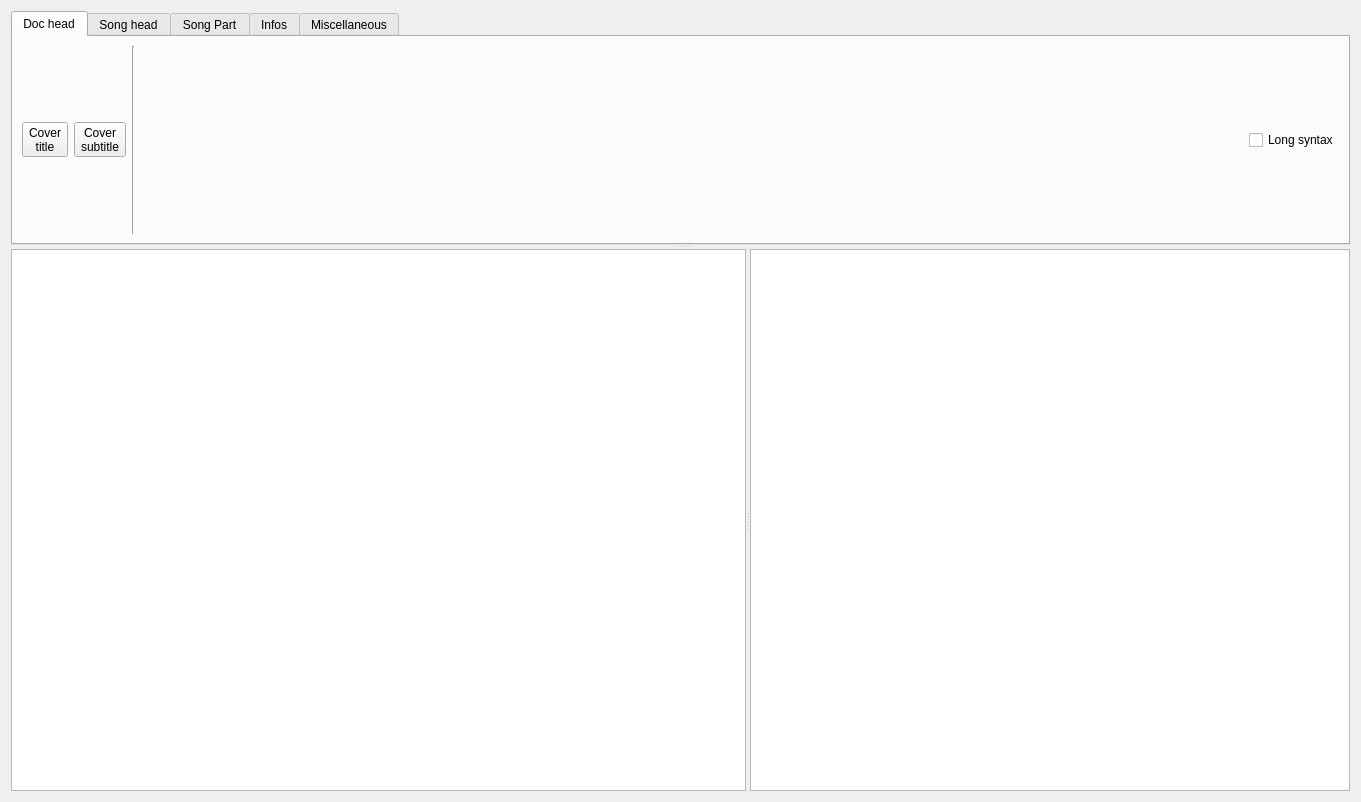
<?xml version="1.0" encoding="UTF-8"?>
<ui version="4.0">
 <class>FormEditor</class>
 <widget class="QWidget" name="FormEditor">
  <property name="geometry">
   <rect>
    <x>0</x>
    <y>0</y>
    <width>1361</width>
    <height>802</height>
   </rect>
  </property>
  <property name="windowTitle">
   <string>Form</string>
  </property>
  <layout class="QHBoxLayout" name="horizontalLayout_8">
   <item>
    <widget class="QSplitter" name="splitterVertical">
     <property name="orientation">
      <enum>Qt::Vertical</enum>
     </property>
     <widget class="QTabWidget" name="tabWidget">
      <property name="maximumSize">
       <size>
        <width>16777215</width>
        <height>16777215</height>
       </size>
      </property>
      <property name="toolTip">
       <string/>
      </property>
      <property name="currentIndex">
       <number>0</number>
      </property>
      <widget class="QWidget" name="DocHead">
       <attribute name="title">
        <string>Doc head</string>
       </attribute>
       <attribute name="toolTip">
        <string>Document header informations</string>
       </attribute>
       <layout class="QHBoxLayout" name="horizontalLayout_9">
        <item>
         <layout class="QHBoxLayout" name="horizontalLayout_4">
          <item>
           <widget class="QToolButton" name="toolButtonCT">
            <property name="toolTip">
             <string>Define a title for the booklet</string>
            </property>
            <property name="text">
             <string>Cover 
title</string>
            </property>
           </widget>
          </item>
          <item>
           <widget class="QToolButton" name="toolButtonCS">
            <property name="toolTip">
             <string>Define a subtitle for the booklet</string>
            </property>
            <property name="text">
             <string>Cover
subtitle</string>
            </property>
           </widget>
          </item>
          <item>
           <widget class="Line" name="line">
            <property name="orientation">
             <enum>Qt::Vertical</enum>
            </property>
           </widget>
          </item>
          <item>
           <spacer name="horizontalSpacer_3">
            <property name="orientation">
             <enum>Qt::Horizontal</enum>
            </property>
            <property name="sizeHint" stdset="0">
             <size>
              <width>40</width>
              <height>20</height>
             </size>
            </property>
           </spacer>
          </item>
          <item>
           <widget class="QCheckBox" name="checkBoxLongShort">
            <property name="maximumSize">
             <size>
              <width>100</width>
              <height>16777215</height>
             </size>
            </property>
            <property name="toolTip">
             <string>Long/Short notation in text</string>
            </property>
            <property name="text">
             <string>Long syntax</string>
            </property>
           </widget>
          </item>
         </layout>
        </item>
       </layout>
      </widget>
      <widget class="QWidget" name="Songhead">
       <attribute name="title">
        <string>Song head</string>
       </attribute>
       <attribute name="toolTip">
        <string>Song header informations</string>
       </attribute>
       <layout class="QHBoxLayout" name="horizontalLayout_3">
        <item>
         <layout class="QHBoxLayout" name="horizontalLayout_2">
          <item>
           <widget class="QToolButton" name="toolButtonInsertNewSong">
            <property name="toolTip">
             <string>Insert a new song in alphabetic order in the list of songs</string>
            </property>
            <property name="text">
             <string>Insert
new song</string>
            </property>
           </widget>
          </item>
          <item>
           <widget class="QToolButton" name="toolButtonT">
            <property name="toolTip">
             <string>Define a song title</string>
            </property>
            <property name="text">
             <string>Song 
title</string>
            </property>
           </widget>
          </item>
          <item>
           <widget class="QToolButton" name="toolButtonST">
            <property name="toolTip">
             <string>Define a song subtitle</string>
            </property>
            <property name="text">
             <string>Song
subtitle</string>
            </property>
           </widget>
          </item>
          <item>
           <widget class="Line" name="line_2">
            <property name="orientation">
             <enum>Qt::Vertical</enum>
            </property>
           </widget>
          </item>
          <item>
           <widget class="QToolButton" name="toolButtonTime">
            <property name="toolTip">
             <string>4/4 3/4 ...</string>
            </property>
            <property name="text">
             <string>Time</string>
            </property>
           </widget>
          </item>
          <item>
           <widget class="QToolButton" name="toolButtonTempo">
            <property name="toolTip">
             <string>Beat per minute</string>
            </property>
            <property name="text">
             <string>Tempo</string>
            </property>
           </widget>
          </item>
          <item>
           <widget class="QToolButton" name="toolButtonCol">
            <property name="toolTip">
             <string>Column number for this song</string>
            </property>
            <property name="text">
             <string>Column:</string>
            </property>
           </widget>
          </item>
          <item>
           <widget class="Line" name="line_3">
            <property name="orientation">
             <enum>Qt::Vertical</enum>
            </property>
           </widget>
          </item>
          <item>
           <widget class="QToolButton" name="toolButtonCB">
            <property name="toolTip">
             <string>Insert a column break</string>
            </property>
            <property name="text">
             <string>Column
break</string>
            </property>
           </widget>
          </item>
          <item>
           <spacer name="horizontalSpacer">
            <property name="orientation">
             <enum>Qt::Horizontal</enum>
            </property>
            <property name="sizeHint" stdset="0">
             <size>
              <width>40</width>
              <height>20</height>
             </size>
            </property>
           </spacer>
          </item>
         </layout>
        </item>
       </layout>
      </widget>
      <widget class="QWidget" name="Songpart">
       <attribute name="title">
        <string>Song Part</string>
       </attribute>
       <attribute name="toolTip">
        <string>Song part informations</string>
       </attribute>
       <layout class="QVBoxLayout" name="verticalLayout_2">
        <item>
         <layout class="QHBoxLayout" name="horizontalLayout_5">
          <item>
           <widget class="QToolButton" name="toolButtonSOC">
            <property name="toolTip">
             <string>Insert start of chorus</string>
            </property>
            <property name="text">
             <string>Start of
chorus</string>
            </property>
           </widget>
          </item>
          <item>
           <widget class="QToolButton" name="toolButtonEOC">
            <property name="toolTip">
             <string>Insert end of chorus</string>
            </property>
            <property name="text">
             <string>End of
chorus</string>
            </property>
           </widget>
          </item>
          <item>
           <widget class="Line" name="line_4">
            <property name="orientation">
             <enum>Qt::Vertical</enum>
            </property>
           </widget>
          </item>
          <item>
           <widget class="QToolButton" name="toolButtonSOR">
            <property name="toolTip">
             <string>Insert start of refrain</string>
            </property>
            <property name="text">
             <string>Start of 
refrain</string>
            </property>
           </widget>
          </item>
          <item>
           <widget class="QToolButton" name="toolButtonEOR">
            <property name="toolTip">
             <string>Insert end of refrain</string>
            </property>
            <property name="text">
             <string>End of 
refrain</string>
            </property>
           </widget>
          </item>
          <item>
           <widget class="Line" name="line_5">
            <property name="orientation">
             <enum>Qt::Vertical</enum>
            </property>
           </widget>
          </item>
          <item>
           <widget class="QToolButton" name="toolButtonSOV">
            <property name="toolTip">
             <string>Insert start of verse</string>
            </property>
            <property name="text">
             <string>Start of 
verse</string>
            </property>
           </widget>
          </item>
          <item>
           <widget class="QToolButton" name="toolButtonEOV">
            <property name="toolTip">
             <string>Insert end of verse</string>
            </property>
            <property name="text">
             <string>End of 
verse</string>
            </property>
           </widget>
          </item>
          <item>
           <widget class="Line" name="line_6">
            <property name="orientation">
             <enum>Qt::Vertical</enum>
            </property>
           </widget>
          </item>
          <item>
           <widget class="QToolButton" name="toolButtonSOG">
            <property name="toolTip">
             <string>Insert start of grid</string>
            </property>
            <property name="text">
             <string>Start of 
grid</string>
            </property>
           </widget>
          </item>
          <item>
           <widget class="QToolButton" name="toolButtonEOG">
            <property name="toolTip">
             <string>Insert end of grid</string>
            </property>
            <property name="text">
             <string>End of 
grid</string>
            </property>
           </widget>
          </item>
          <item>
           <widget class="Line" name="line_7">
            <property name="orientation">
             <enum>Qt::Vertical</enum>
            </property>
           </widget>
          </item>
          <item>
           <widget class="QToolButton" name="toolButtonPageBreak">
            <property name="toolTip">
             <string>Insert a page break</string>
            </property>
            <property name="text">
             <string>Page
Break</string>
            </property>
           </widget>
          </item>
          <item>
           <widget class="Line" name="line_8">
            <property name="orientation">
             <enum>Qt::Vertical</enum>
            </property>
           </widget>
          </item>
          <item>
           <spacer name="horizontalSpacer_2">
            <property name="orientation">
             <enum>Qt::Horizontal</enum>
            </property>
            <property name="sizeHint" stdset="0">
             <size>
              <width>40</width>
              <height>20</height>
             </size>
            </property>
           </spacer>
          </item>
         </layout>
        </item>
       </layout>
      </widget>
      <widget class="QWidget" name="Infos">
       <attribute name="title">
        <string>Infos</string>
       </attribute>
       <attribute name="toolTip">
        <string>Song other informations</string>
       </attribute>
       <layout class="QHBoxLayout" name="horizontalLayout_7">
        <item>
         <layout class="QHBoxLayout" name="horizontalLayout">
          <item>
           <widget class="QToolButton" name="toolButtonComposer">
            <property name="toolTip">
             <string>Insert the song composer</string>
            </property>
            <property name="text">
             <string>Composer</string>
            </property>
           </widget>
          </item>
          <item>
           <widget class="QToolButton" name="toolButtonLyricist">
            <property name="toolTip">
             <string>Insert the song lyricist</string>
            </property>
            <property name="text">
             <string>Lyricist</string>
            </property>
           </widget>
          </item>
          <item>
           <widget class="QToolButton" name="toolButtonArranger">
            <property name="toolTip">
             <string>Insert the song arranger</string>
            </property>
            <property name="text">
             <string>Arranger</string>
            </property>
           </widget>
          </item>
          <item>
           <widget class="QToolButton" name="toolButtonArtist">
            <property name="toolTip">
             <string>Insert the song artist</string>
            </property>
            <property name="text">
             <string>Artist</string>
            </property>
           </widget>
          </item>
          <item>
           <widget class="QToolButton" name="toolButtonAlbum">
            <property name="toolTip">
             <string>Insert the name of album</string>
            </property>
            <property name="text">
             <string>Album</string>
            </property>
           </widget>
          </item>
          <item>
           <widget class="QToolButton" name="toolButtonCopyright">
            <property name="toolTip">
             <string>Insert the copyright</string>
            </property>
            <property name="text">
             <string>Copyright</string>
            </property>
           </widget>
          </item>
          <item>
           <widget class="QToolButton" name="toolButtonYear">
            <property name="toolTip">
             <string>Insert the year</string>
            </property>
            <property name="text">
             <string>Year</string>
            </property>
           </widget>
          </item>
          <item>
           <widget class="QToolButton" name="toolButtonDuration">
            <property name="toolTip">
             <string>Insert the duration</string>
            </property>
            <property name="text">
             <string>Duration</string>
            </property>
           </widget>
          </item>
          <item>
           <widget class="QToolButton" name="toolButtonKey">
            <property name="toolTip">
             <string>Insert a key</string>
            </property>
            <property name="text">
             <string>Key</string>
            </property>
           </widget>
          </item>
          <item>
           <spacer name="horizontalSpacer_5">
            <property name="orientation">
             <enum>Qt::Horizontal</enum>
            </property>
            <property name="sizeHint" stdset="0">
             <size>
              <width>40</width>
              <height>20</height>
             </size>
            </property>
           </spacer>
          </item>
         </layout>
        </item>
       </layout>
      </widget>
      <widget class="QWidget" name="tab">
       <attribute name="title">
        <string>Miscellaneous</string>
       </attribute>
       <attribute name="toolTip">
        <string>Other informations in comment style</string>
       </attribute>
       <layout class="QVBoxLayout" name="verticalLayout_3">
        <item>
         <layout class="QHBoxLayout" name="horizontalLayout_6">
          <item>
           <widget class="QToolButton" name="toolButtonComment">
            <property name="toolTip">
             <string>Insert a regular comment</string>
            </property>
            <property name="text">
             <string>Comment
Regular</string>
            </property>
           </widget>
          </item>
          <item>
           <widget class="QToolButton" name="toolButtonCommentItalic">
            <property name="toolTip">
             <string>Insert a comment in italic</string>
            </property>
            <property name="text">
             <string>Comment
Italic</string>
            </property>
           </widget>
          </item>
          <item>
           <widget class="QToolButton" name="toolButtonCommentBox">
            <property name="toolTip">
             <string>Insert a comment in a box</string>
            </property>
            <property name="text">
             <string>Comment
Box</string>
            </property>
           </widget>
          </item>
          <item>
           <widget class="Line" name="line_17">
            <property name="orientation">
             <enum>Qt::Vertical</enum>
            </property>
           </widget>
          </item>
          <item>
           <spacer name="horizontalSpacer_4">
            <property name="orientation">
             <enum>Qt::Horizontal</enum>
            </property>
            <property name="sizeHint" stdset="0">
             <size>
              <width>40</width>
              <height>20</height>
             </size>
            </property>
           </spacer>
          </item>
         </layout>
        </item>
       </layout>
      </widget>
     </widget>
     <widget class="QSplitter" name="splitterHorizontal">
      <property name="orientation">
       <enum>Qt::Horizontal</enum>
      </property>
      <widget class="TextEdit" name="textEdit"/>
      <widget class="QTableWidget" name="tableWidgetToc">
       <property name="sizePolicy">
        <sizepolicy hsizetype="Preferred" vsizetype="Preferred">
         <horstretch>0</horstretch>
         <verstretch>0</verstretch>
        </sizepolicy>
       </property>
       <property name="maximumSize">
        <size>
         <width>600</width>
         <height>16777215</height>
        </size>
       </property>
       <property name="baseSize">
        <size>
         <width>300</width>
         <height>3</height>
        </size>
       </property>
       <property name="editTriggers">
        <set>QAbstractItemView::NoEditTriggers</set>
       </property>
       <property name="alternatingRowColors">
        <bool>true</bool>
       </property>
       <property name="selectionMode">
        <enum>QAbstractItemView::SingleSelection</enum>
       </property>
       <property name="showGrid">
        <bool>false</bool>
       </property>
       <property name="gridStyle">
        <enum>Qt::NoPen</enum>
       </property>
       <property name="sortingEnabled">
        <bool>true</bool>
       </property>
      </widget>
     </widget>
    </widget>
   </item>
  </layout>
 </widget>
 <customwidgets>
  <customwidget>
   <class>TextEdit</class>
   <extends>QTextEdit</extends>
   <header>textedit.h</header>
  </customwidget>
 </customwidgets>
 <resources/>
 <connections/>
</ui>
